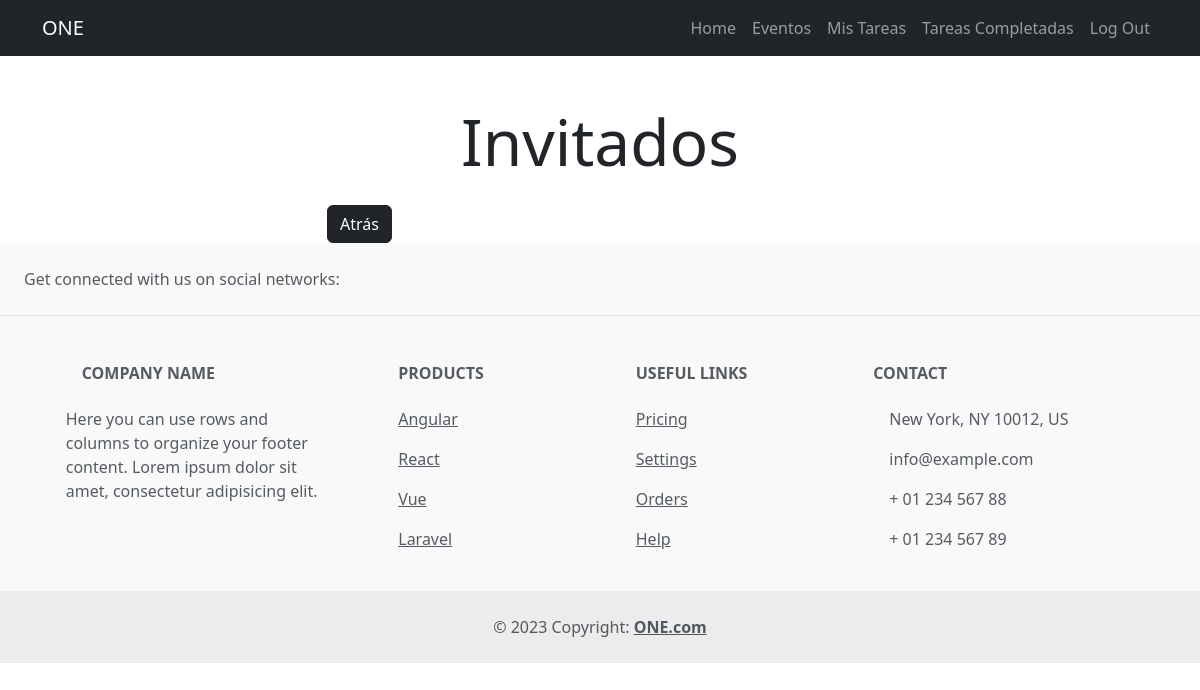
The app's page /invitados/10/ (signed in), older data.
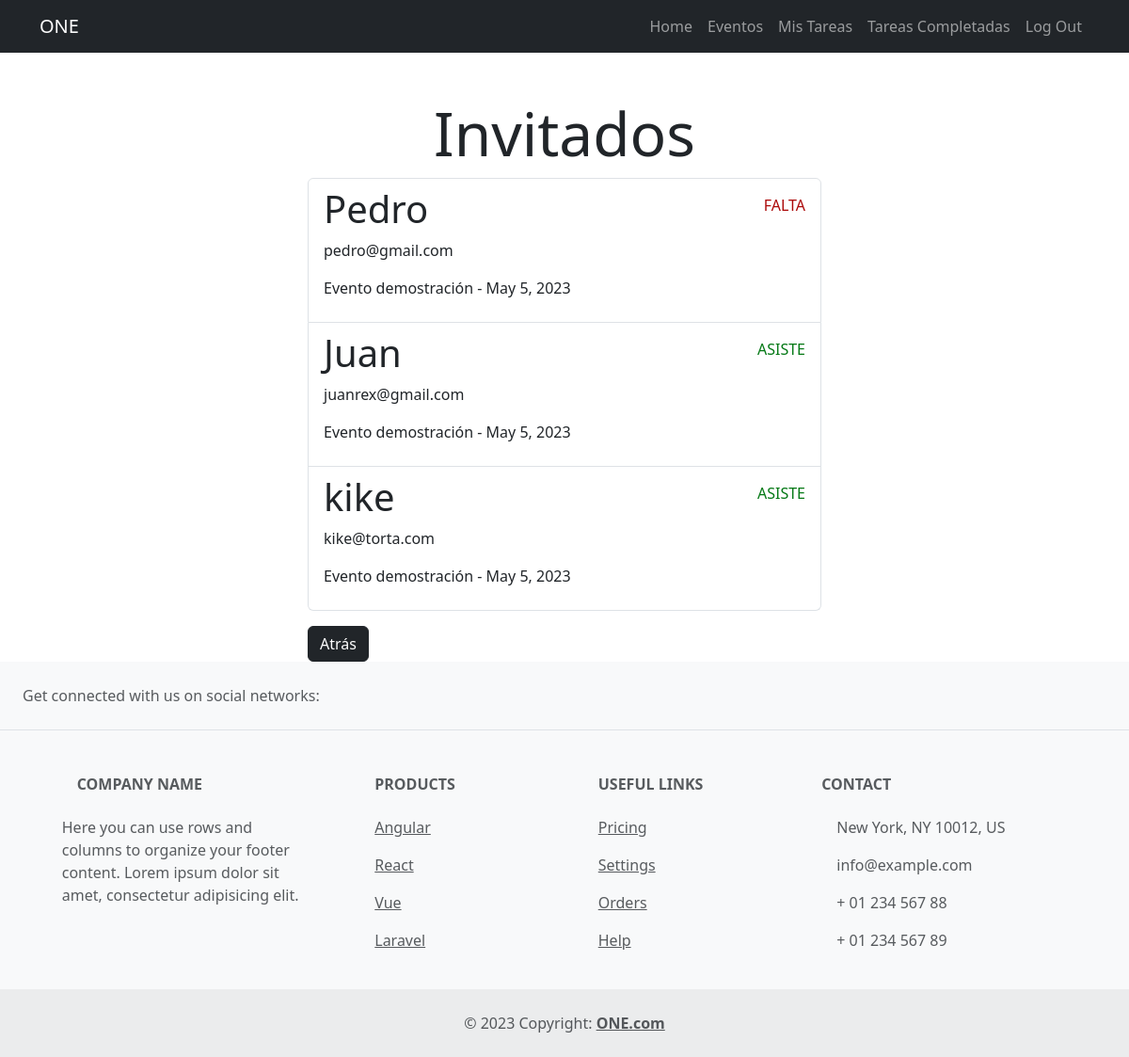
The same page, newer data.
### invitados/models.py (models this page shows, shortened)
class Invitado(models.Model):
    nombre = models.CharField(max_length=80)
    correo = models.CharField(max_length=80)
    respuesta = models.CharField(max_length=2, null=True)
    evento = models.ForeignKey(Evento, blank=True , on_delete=models.CASCADE)

### event/models.py (models this page shows, shortened)
class Evento(models.Model):
    nombre = models.CharField(max_length=80)
    descripcion = models.TextField(blank=True)
    fechaCreacion = models.DateTimeField(auto_now_add=True)
    fecha= models.DateField(null = True, blank = True)
    ubicacion = models.CharField(max_length=200)
    user = models.ForeignKey(User, on_delete=models.CASCADE)

### invitados/views.py (the view)
# urls.py: path('invitados/<int:evento_id>/', invitados, name= 'invitados'),
@login_required
def invitados(request, evento_id):
    invitados = Invitado.objects.filter(evento_id=evento_id)
    return render(request, 'invitado.html', {'invitados': invitados})

### invitados/templates/invitado.html (shortened to what this page needs)
{% extends 'base.html' %}
{% block content%}
<main class="container">
    <div class="row">
        <div class="col-md-6 offset-md-3">
            <h1 class="mt-5 text-center display-3">Invitados</h1>
            <ul class="list-group">
                {% for invitado in invitados %}
                <a href="{% url 'invitado_detail' invitado.id invitado.evento.id %}" class="list-group-item">
                    <header class="d-flex justify-content-between">
                        <h1 class="fw-bold-3"> {{invitado.nombre}}</h1>
                        {% if invitado.respuesta == "SI" %}
                            <p class="mt-2" style="color: rgb(5, 121, 22);">ASISTE</p>
                        {% else %}
                            <p class="mt-2" style="color: rgb(172, 9, 9);">FALTA</p>
                        {% endif %}
                    </header>
                    <p> {{invitado.correo}} </p>
                    <p>{{invitado.evento.nombre}} - {{invitado.evento.fecha}} </p>
                </a>
                {% endfor %}
            </ul>
            {% if '/invitados/crear/' not in request.path %}
                <form action="{% url 'eventos' %}"  method="POST">
                    <button class="btn btn-dark mt-3" >Atrás</button>
                </form>
            {% endif %}
        </div>
    </div>
</main>
{% endblock %}

Row changes from the older to the newer data that the page shows:
added Invitado: nombre "Pedro", respuesta "FALTA", correo "pedro@gmail.com", evento.nombre "Evento demostración", evento.fecha "May 5, 2023"
added Invitado: nombre "Juan", respuesta "ASISTE", correo "juanrex@gmail.com", evento.nombre "Evento demostración", evento.fecha "May 5, 2023"
added Invitado: nombre "kike", respuesta "ASISTE", correo "kike@torta.com", evento.nombre "Evento demostración", evento.fecha "May 5, 2023"
